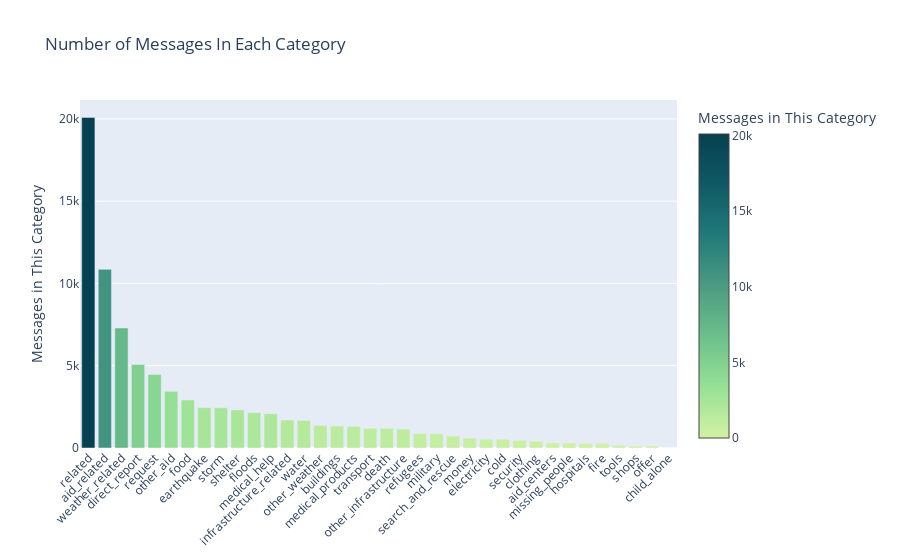

Here is the notebook cell this chart was saved with:
### Code cell
fig = px.bar(category_message_counts, y='Messages in This Category', x='Category',  # facet_col='category',
                     color='Messages in This Category',
             color_continuous_scale='Emrld',
                     barmode='relative', #barnorm='fraction',
                     #color_discrete_map={0: 'crimson', 1: 'royalblue'},
                     title='Number of Messages In Each Category')

fig.update_layout(xaxis=graph_objects.layout.XAxis(
        tickangle=-45))
fig

### Figure 1 — Plotly figure (JSON) as saved in the notebook; plotly's stock layout.template omitted (floating-point values rounded to 4 significant figures)
{"data": [{"alignmentgroup": "True", "hoverlabel": {"namelength": 0}, "hovertemplate": "Category=%{x}<br>Messages in This Category=%{marker.color}", "legendgroup": "", "marker": {"color": [20093, 10860, 7297, 5075, 4474, 3446, 2923, 2455, 2443, 2314, 2155, 2084, 1705, 1672, 1376, 1333, 1313, 1201, 1194, 1151, 875, 860, 724, 604, 532, 530, 471, 405, 309, 298, 283, 282, 159, 120, 118, 0], "coloraxis": "coloraxis"}, "name": "", "offsetgroup": "", "orientation": "v", "showlegend": false, "textposition": "auto", "type": "bar", "x": ["related", "aid_related", "weather_related", "direct_report", "request", "other_aid", "food", "earthquake", "storm", "shelter", "floods", "medical_help", "infrastructure_related", "water", "other_weather", "buildings", "medical_products", "transport", "death", "other_infrastructure", "refugees", "military", "search_and_rescue", "money", "electricity", "cold", "security", "clothing", "aid_centers", "missing_people", "hospitals", "fire", "tools", "shops", "offer", "child_alone"], "xaxis": "x", "y": [20093, 10860, 7297, 5075, 4474, 3446, 2923, 2455, 2443, 2314, 2155, 2084, 1705, 1672, 1376, 1333, 1313, 1201, 1194, 1151, 875, 860, 724, 604, 532, 530, 471, 405, 309, 298, 283, 282, 159, 120, 118, 0], "yaxis": "y"}], "layout": {"autosize": true, "barmode": "relative", "coloraxis": {"colorbar": {"title": {"text": "Messages in This Category"}}, "colorscale": [[0, "rgb(211, 242, 163)"], [0.1667, "rgb(151, 225, 150)"], [0.3333, "rgb(108, 192, 139)"], [0.5, "rgb(76, 155, 130)"], [0.6667, "rgb(33, 122, 121)"], [0.8333, "rgb(16, 89, 101)"], [1, "rgb(7, 64, 80)"]]}, "legend": {"tracegroupgap": 0}, "title": {"text": "Number of Messages In Each Category"}, "xaxis": {"autorange": true, "range": [-0.5, 35.5], "tickangle": -45, "type": "category"}, "yaxis": {"anchor": "x", "autorange": true, "domain": [0, 1], "range": [0, 21150.0], "title": {"text": "Messages in This Category"}, "type": "linear"}}}
